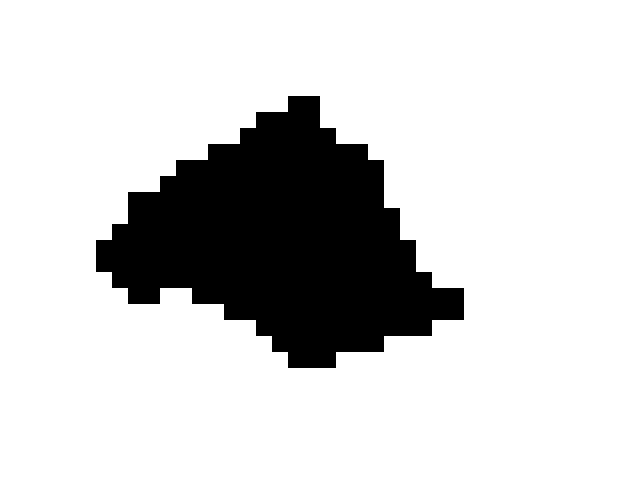

Rendered tile map (Tiled .tmx) drawn with the repository's tilesets; below, a short description and the map source with its tile grids summarised:
An orthogonal 40x30 tile map with 16x16 px tiles, 1 tile layer (walls).

<map version="1.2" tiledversion="1.3.4" orientation="orthogonal" renderorder="right-down" width="40" height="30" tilewidth="16" tileheight="16" infinite="0" nextlayerid="2" nextobjectid="1">
 <editorsettings>
  <export target="tilemaps/lavventura.json" format="json" />
 </editorsettings>
 <tileset firstgid="1" name="lavventura-tileset" tilewidth="16" tileheight="16" tilecount="1" columns="1">
  <image source="tilesets/tileset.png" width="16" height="16" />
  <tile id="0">
   <properties>
    <property name="collides" type="bool" value="true" />
   </properties>
  </tile>
 </tileset>
 <layer id="1" name="walls" width="40" height="30">
  <data>[1200 cells, 985 non-empty, 1 distinct tile ids]</data>
 </layer>
</map>
